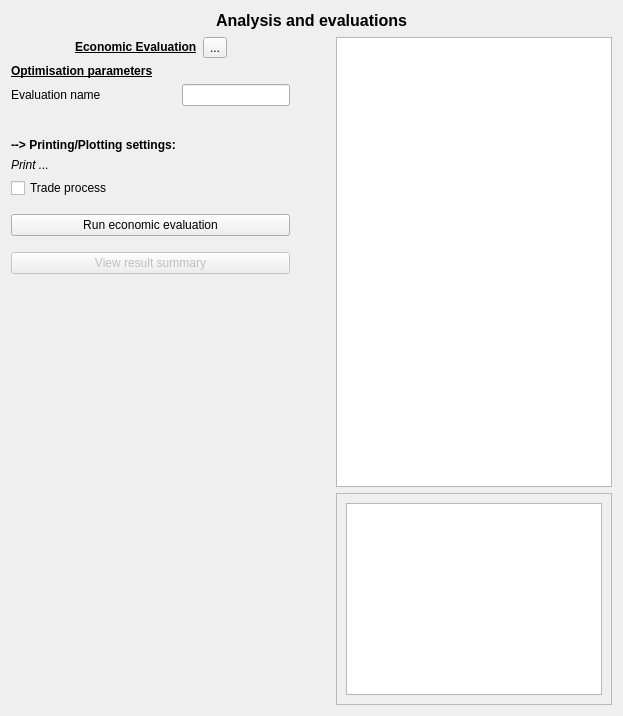
      <widget class="QWidget" name="analysis_tab">
       <attribute name="title">
        <string>Analysis</string>
       </attribute>
       <layout class="QVBoxLayout" name="verticalLayout_3">
        <item>
         <layout class="QHBoxLayout" name="horizontalLayout_20">
          <property name="leftMargin">
           <number>0</number>
          </property>
          <property name="topMargin">
           <number>0</number>
          </property>
          <item>
           <spacer name="horizontalSpacer_19">
            <property name="orientation">
             <enum>Qt::Horizontal</enum>
            </property>
            <property name="sizeHint" stdset="0">
             <size>
              <width>40</width>
              <height>20</height>
             </size>
            </property>
           </spacer>
          </item>
          <item>
           <widget class="QLabel" name="label_85">
            <property name="text">
             <string>&lt;html&gt;&lt;head/&gt;&lt;body&gt;&lt;p&gt;&lt;span style=&quot; font-size:12pt; font-weight:600;&quot;&gt;Analysis and evaluations&lt;/span&gt;&lt;/p&gt;&lt;/body&gt;&lt;/html&gt;</string>
            </property>
           </widget>
          </item>
          <item>
           <spacer name="horizontalSpacer_20">
            <property name="orientation">
             <enum>Qt::Horizontal</enum>
            </property>
            <property name="sizeHint" stdset="0">
             <size>
              <width>40</width>
              <height>20</height>
             </size>
            </property>
           </spacer>
          </item>
         </layout>
        </item>
        <item>
         <layout class="QHBoxLayout" name="horizontalLayout_5">
          <item>
           <layout class="QVBoxLayout" name="verticalLayout_4">
            <property name="leftMargin">
             <number>0</number>
            </property>
            <item>
             <layout class="QHBoxLayout" name="horizontalLayout_18">
              <property name="topMargin">
               <number>0</number>
              </property>
              <item>
               <spacer name="horizontalSpacer_17">
                <property name="orientation">
                 <enum>Qt::Horizontal</enum>
                </property>
                <property name="sizeHint" stdset="0">
                 <size>
                  <width>40</width>
                  <height>20</height>
                 </size>
                </property>
               </spacer>
              </item>
              <item>
               <widget class="QLabel" name="label_79">
                <property name="text">
                 <string>&lt;html&gt;&lt;head/&gt;&lt;body&gt;&lt;p&gt;&lt;span style=&quot; font-weight:600; text-decoration: underline;&quot;&gt;Economic Evaluation&lt;/span&gt;&lt;/p&gt;&lt;/body&gt;&lt;/html&gt;</string>
                </property>
               </widget>
              </item>
              <item>
               <widget class="QToolButton" name="economic_evaluation_info">
                <property name="text">
                 <string>...</string>
                </property>
               </widget>
              </item>
              <item>
               <spacer name="horizontalSpacer_18">
                <property name="orientation">
                 <enum>Qt::Horizontal</enum>
                </property>
                <property name="sizeHint" stdset="0">
                 <size>
                  <width>40</width>
                  <height>20</height>
                 </size>
                </property>
               </spacer>
              </item>
             </layout>
            </item>
            <item>
             <layout class="QFormLayout" name="formLayout_5">
              <property name="topMargin">
               <number>0</number>
              </property>
              <item row="0" column="0">
               <widget class="QLabel" name="label_84">
                <property name="text">
                 <string>&lt;html&gt;&lt;head/&gt;&lt;body&gt;&lt;p&gt;&lt;span style=&quot; font-size:9pt; font-weight:600; text-decoration: underline;&quot;&gt;Optimisation parameters&lt;/span&gt;&lt;/p&gt;&lt;/body&gt;&lt;/html&gt;</string>
                </property>
               </widget>
              </item>
              <item row="1" column="0">
               <widget class="QLabel" name="label_83">
                <property name="text">
                 <string>&lt;html&gt;&lt;head/&gt;&lt;body&gt;&lt;p&gt;Evaluation name&lt;/p&gt;&lt;/body&gt;&lt;/html&gt;</string>
                </property>
               </widget>
              </item>
              <item row="1" column="1">
               <widget class="QLineEdit" name="evaluation_name"/>
              </item>
              <item row="3" column="0">
               <widget class="QLabel" name="label_78">
                <property name="text">
                 <string>&lt;html&gt;&lt;head/&gt;&lt;body&gt;&lt;p&gt;&lt;span style=&quot; font-size:9pt; font-weight:600;&quot;&gt;--&amp;gt; Printing/Plotting settings:&lt;/span&gt;&lt;/p&gt;&lt;/body&gt;&lt;/html&gt;</string>
                </property>
               </widget>
              </item>
              <item row="5" column="0">
               <widget class="QCheckBox" name="print_trade_process">
                <property name="text">
                 <string>Trade process</string>
                </property>
               </widget>
              </item>
              <item row="2" column="0">
               <spacer name="verticalSpacer_26">
                <property name="orientation">
                 <enum>Qt::Vertical</enum>
                </property>
                <property name="sizeType">
                 <enum>QSizePolicy::Fixed</enum>
                </property>
                <property name="sizeHint" stdset="0">
                 <size>
                  <width>20</width>
                  <height>20</height>
                 </size>
                </property>
               </spacer>
              </item>
              <item row="4" column="0">
               <widget class="QLabel" name="label_130">
                <property name="text">
                 <string>&lt;html&gt;&lt;head/&gt;&lt;body&gt;&lt;p&gt;&lt;span style=&quot; font-style:italic;&quot;&gt;Print ...&lt;/span&gt;&lt;/p&gt;&lt;/body&gt;&lt;/html&gt;</string>
                </property>
               </widget>
              </item>
             </layout>
            </item>
            <item>
             <spacer name="verticalSpacer_23">
              <property name="orientation">
               <enum>Qt::Vertical</enum>
              </property>
              <property name="sizeType">
               <enum>QSizePolicy::Fixed</enum>
              </property>
              <property name="sizeHint" stdset="0">
               <size>
                <width>20</width>
                <height>10</height>
               </size>
              </property>
             </spacer>
            </item>
            <item>
             <widget class="QPushButton" name="economic_evaluation_run">
              <property name="text">
               <string>Run economic evaluation</string>
              </property>
             </widget>
            </item>
            <item>
             <spacer name="verticalSpacer_27">
              <property name="orientation">
               <enum>Qt::Vertical</enum>
              </property>
              <property name="sizeType">
               <enum>QSizePolicy::Fixed</enum>
              </property>
              <property name="sizeHint" stdset="0">
               <size>
                <width>20</width>
                <height>10</height>
               </size>
              </property>
             </spacer>
            </item>
            <item>
             <widget class="QPushButton" name="economic_evaluation_result_summary">
              <property name="enabled">
               <bool>false</bool>
              </property>
              <property name="text">
               <string>View result summary</string>
              </property>
             </widget>
            </item>
            <item>
             <spacer name="verticalSpacer_21">
              <property name="orientation">
               <enum>Qt::Vertical</enum>
              </property>
              <property name="sizeHint" stdset="0">
               <size>
                <width>20</width>
                <height>40</height>
               </size>
              </property>
             </spacer>
            </item>
           </layout>
          </item>
          <item>
           <spacer name="horizontalSpacer_14">
            <property name="orientation">
             <enum>Qt::Horizontal</enum>
            </property>
            <property name="sizeType">
             <enum>QSizePolicy::Fixed</enum>
            </property>
            <property name="sizeHint" stdset="0">
             <size>
              <width>40</width>
              <height>20</height>
             </size>
            </property>
           </spacer>
          </item>
          <item>
           <layout class="QVBoxLayout" name="verticalLayout_7">
            <property name="leftMargin">
             <number>0</number>
            </property>
            <item>
             <widget class="QGraphicsView" name="analysis_graphic_output">
              <property name="minimumSize">
               <size>
                <width>0</width>
                <height>450</height>
               </size>
              </property>
             </widget>
            </item>
            <item>
             <widget class="QScrollArea" name="scrollArea_11">
              <property name="widgetResizable">
               <bool>true</bool>
              </property>
              <widget class="QWidget" name="scrollAreaWidgetContents_11">
               <property name="geometry">
                <rect>
                 <x>0</x>
                 <y>0</y>
                 <width>549</width>
                 <height>405</height>
                </rect>
               </property>
               <layout class="QVBoxLayout" name="verticalLayout_26">
                <item>
                 <widget class="QPlainTextEdit" name="analysis_text_output"/>
                </item>
               </layout>
              </widget>
             </widget>
            </item>
           </layout>
          </item>
         </layout>
        </item>
       </layout>
      </widget>
